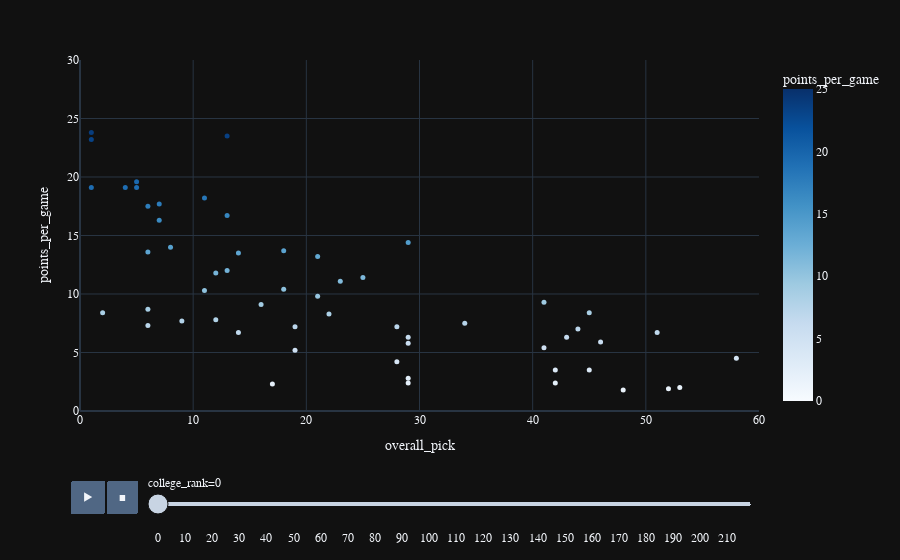

The notebook cell saved with this chart:
### Markdown cell above
# NBA Draft Analysis (By College)

### Code cell
df0 = df4[df4["games"] > 0]

sorted_df = df0.sort_values(by = "college_rank", ascending = True)

fig = px.scatter(sorted_df, x = "overall_pick", y = "points_per_game",
                    range_x = (0, 60), range_y = (0, 30),
                    hover_data = ["college"],
                    hover_name="player",
                    animation_frame = "college_rank", range_color = (0, 25),
                    color = "points_per_game", color_continuous_scale = "Blues")
                    #title = "Points Per Game Overall Pick 1-60 Animation by Year and Games")

fig.update_traces(marker = dict(size = 5)) # scaling down the markers
fig.update_layout(template = "plotly_dark", font = dict(family = "PT Sans", size = 12))
fig.show()
